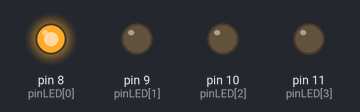
Recording of a sketch running on a simulated Arduino Uno, built with avr-gcc and run on an emulated ATmega328P. Shown: output pins drawn as LEDs (lit = HIGH).

Above: at 0.5 s.
At 1.5 s:
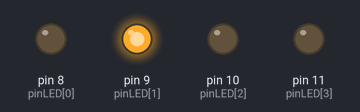
At 2.5 s:
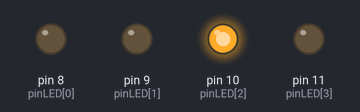
At 3.5 s:
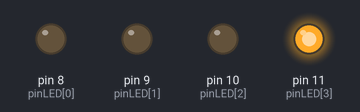
Timing chart, 0 to 5.2 s (numbered marks = the images above):
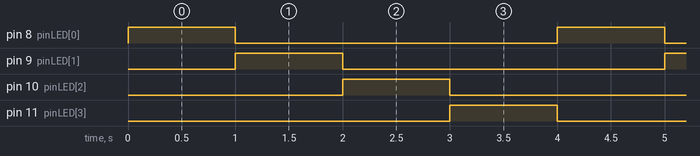

Measured:
- by itself, pin 8 (pinLED[0]), pin 9 (pinLED[1]), pin 10 (pinLED[2]), pin 11 (pinLED[3]): alternates HIGH for 1.0 s and LOW for 3.0 s
- by itself, everything shown: repeats every 4.0 s, in 5 steps

The sketch:

nomor3.ino
```cpp
int pinLED[] = {8, 9, 10, 11};
int timeDelay = 1000;
// AMIR HUSEIN 181344003
void setup() {
  for(int i=0; i<4; i++){
    pinMode(pinLED[i], OUTPUT);
  }
}

void loop() {
  for(int i=0; i<4; i++){
    nyalaGantian(pinLED[i]);
  }
}

void nyalaGantian(int indexLED){
  digitalWrite(indexLED, HIGH);
  delay(timeDelay);
  digitalWrite(indexLED, LOW);
}
```
